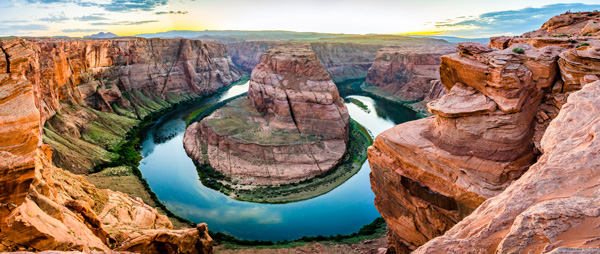
#> input picture IMAGE_STITCHING/pano_left.jpg, 600 x 254 px, found by its file name
$ python real_stitch.py
#> lines starting #> are read from the running program, lines starting #| are printed output that depends on the picture
### IMAGE_STITCHING/Stitcher.py
import numpy as np
import imutils
import cv2


class Stitcher:
    def __init__(self):
        self.isv3 = imutils.is_cv3(or_better=True)

    def stitch(self,images,ratio=0.75,reprojThresh=4.0,showMatches=False):
        (imageB, imageA) = images


        (kpsA, featuresA) = self.detectAndDescribe(imageA)
        (kpsB, featuresB) = self.detectAndDescribe(imageB)

        M = self.matchKeypoints(kpsA,kpsB, featuresA, featuresB, ratio, reprojThresh)

        if M is None:
            return None

        (matches, H, status )= M


        result = cv2.warpPerspective(imageA, H,(imageA.shape[1] + imageB.shape[1], imageA.shape[0]))
        result[0:imageB.shape[0], 0:imageB.shape[1]] = imageB

        if showMatches:
            vis = self.drawMatches(imageA,imageB,kpsA,kpsB,matches,status)
            return (result,vis)
        return result

    def detectAndDescribe(self,images):
        if self.isv3:
            descriptor = cv2.xfeatures2d.SIFT_create()
            (kps, features) = descriptor.detectAndCompute(images,None)


        kps = np.float32([kp.pt for kp in kps])

        return (kps, features)

    # [31 lines left out: functions matchKeypoints, drawMatches, not called in this run]

### IMAGE_STITCHING/real_stitch.py
from Stitcher import Stitcher
import imutils
import cv2

print("IMPORTING VIDEOS FROM DATASETS")

imageA = cv2.imread(r"C:\Users\Priya\Desktop\IMAGE_STITCHING\pano_left.jpg",1)
#> imageA is the input picture: shape (254, 600, 3); mean B, G, R 109.4, 125, 148.4
imageB = cv2.imread(r"C:\Users\Priya\Desktop\IMAGE_STITCHING\pano_right.jpg",1)
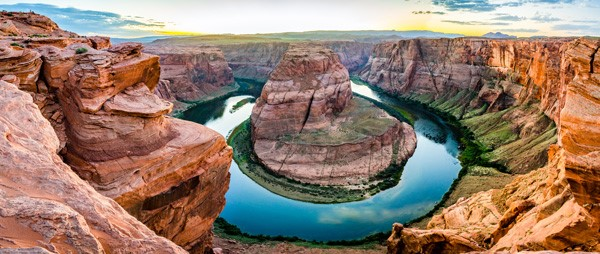
#> input picture IMAGE_STITCHING/pano_right.jpg, 600 x 254 px, found by its file name
#> imageB is the input picture: shape (254, 600, 3); mean B, G, R 109.7, 125, 148.4
imageA = imutils.resize(imageA,width=400)
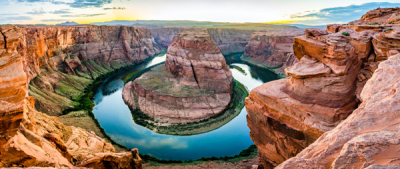
#> imageA: shape (169, 400, 3); mean B, G, R 109.4, 125, 148.4
imageB = imutils.resize(imageB,width=400)
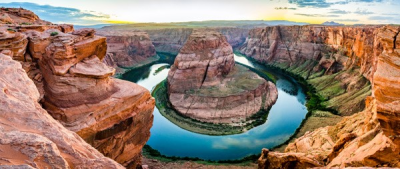
#> imageB: shape (169, 400, 3); mean B, G, R 109.7, 125, 148.4


stitcher = Stitcher()
(result,vis) = stitcher.stitch([imageA,imageB],showMatches=True)
#> (the run stopped early here; a loop or call above may not have finished)
